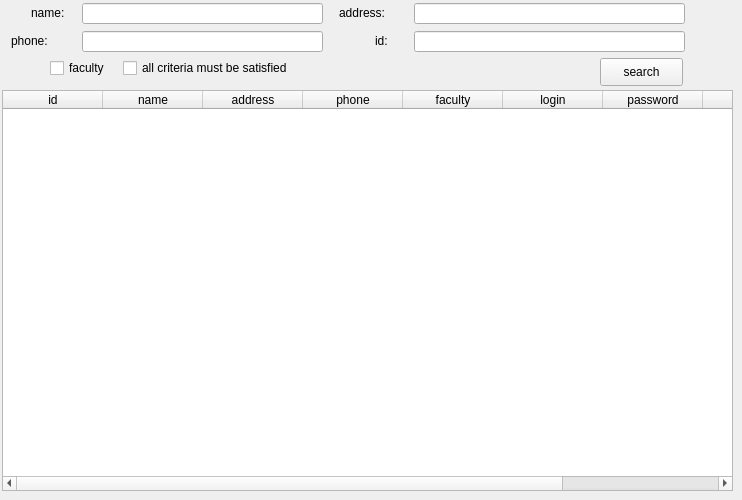
     <widget class="QWidget" name="tab_patrons">
      <attribute name="title">
       <string>patrons</string>
      </attribute>
      <widget class="QCheckBox" name="checkbox_patrons_faculty">
       <property name="geometry">
        <rect>
         <x>50</x>
         <y>55</y>
         <width>71</width>
         <height>26</height>
        </rect>
       </property>
       <property name="text">
        <string>faculty</string>
       </property>
      </widget>
      <widget class="QLabel" name="label_12">
       <property name="geometry">
        <rect>
         <x>11</x>
         <y>31</y>
         <width>71</width>
         <height>20</height>
        </rect>
       </property>
       <property name="text">
        <string>phone:</string>
       </property>
      </widget>
      <widget class="QLineEdit" name="line_patrons_name">
       <property name="geometry">
        <rect>
         <x>82</x>
         <y>3</y>
         <width>241</width>
         <height>21</height>
        </rect>
       </property>
      </widget>
      <widget class="QCheckBox" name="checkbox_patrons_criteria">
       <property name="geometry">
        <rect>
         <x>123</x>
         <y>55</y>
         <width>201</width>
         <height>26</height>
        </rect>
       </property>
       <property name="text">
        <string>all criteria must be satisfied</string>
       </property>
      </widget>
      <widget class="QLabel" name="label_17">
       <property name="geometry">
        <rect>
         <x>339</x>
         <y>3</y>
         <width>71</width>
         <height>20</height>
        </rect>
       </property>
       <property name="text">
        <string>address:</string>
       </property>
      </widget>
      <widget class="QLineEdit" name="line_patrons_id">
       <property name="geometry">
        <rect>
         <x>414</x>
         <y>31</y>
         <width>271</width>
         <height>21</height>
        </rect>
       </property>
      </widget>
      <widget class="QLineEdit" name="line_patrons_phone">
       <property name="geometry">
        <rect>
         <x>82</x>
         <y>31</y>
         <width>241</width>
         <height>21</height>
        </rect>
       </property>
      </widget>
      <widget class="QLineEdit" name="line_patrons_address">
       <property name="geometry">
        <rect>
         <x>414</x>
         <y>3</y>
         <width>271</width>
         <height>21</height>
        </rect>
       </property>
      </widget>
      <widget class="QLabel" name="label_16">
       <property name="geometry">
        <rect>
         <x>31</x>
         <y>3</y>
         <width>50</width>
         <height>20</height>
        </rect>
       </property>
       <property name="text">
        <string>name:</string>
       </property>
      </widget>
      <widget class="QTableWidget" name="table_patrons">
       <property name="geometry">
        <rect>
         <x>2</x>
         <y>90</y>
         <width>731</width>
         <height>401</height>
        </rect>
       </property>
       <column>
        <property name="text">
         <string>id</string>
        </property>
       </column>
       <column>
        <property name="text">
         <string>name</string>
        </property>
       </column>
       <column>
        <property name="text">
         <string>address</string>
        </property>
       </column>
       <column>
        <property name="text">
         <string>phone</string>
        </property>
       </column>
       <column>
        <property name="text">
         <string>faculty</string>
        </property>
       </column>
       <column>
        <property name="text">
         <string>login</string>
        </property>
       </column>
       <column>
        <property name="text">
         <string>password</string>
        </property>
       </column>
       <column>
        <property name="text">
         <string>modify</string>
        </property>
       </column>
       <column>
        <property name="text">
         <string>delete</string>
        </property>
       </column>
      </widget>
      <widget class="QLabel" name="label_14">
       <property name="geometry">
        <rect>
         <x>375</x>
         <y>31</y>
         <width>31</width>
         <height>20</height>
        </rect>
       </property>
       <property name="text">
        <string>id:</string>
       </property>
      </widget>
      <widget class="QPushButton" name="button_search_patrons">
       <property name="geometry">
        <rect>
         <x>600</x>
         <y>58</y>
         <width>83</width>
         <height>28</height>
        </rect>
       </property>
       <property name="text">
        <string>search</string>
       </property>
      </widget>
     </widget>
